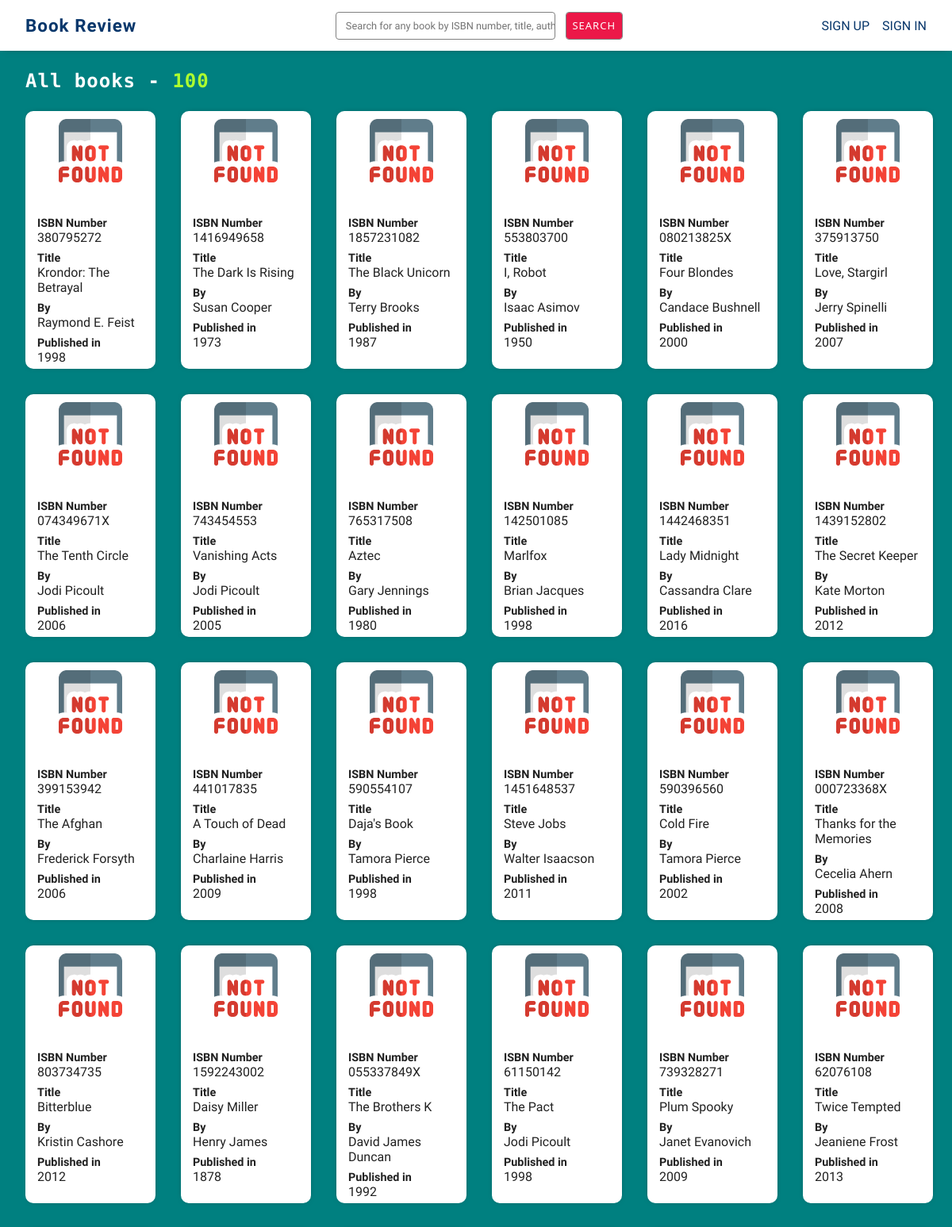
Screenshot of /all-books (upper part) with the database file from the repository.
### models.py (models this page shows)
class Books(db.Model):
  __tablename__ = "books"
  id = db.Column(db.Integer(), primary_key=True)
  isbn_number = db.Column(db.Integer(), nullable=False, unique=True)
  title = db.Column(db.String(length=100), nullable=False)
  author = db.Column(db.String(length=50), nullable=False)
  year = db.Column(db.Integer(), nullable=False)

### application.py (the view)
@app.route("/all-books")
def all_books():
  books = Books.query.limit(100).all()
  return render_template("books.html", books=books)

### Templates/books.html (shortened to what this page needs)
{% extends "layout.html" %}
{% block head %}
{{ super() }}
<link rel="stylesheet" href="{{ url_for('static', filename='css/books.css') }}">
{% endblock %}
{% block body %}
<div class="container">
  <h4>All books - <span>{{ "{:,}".format(books|count) }}</span></h4>
  <div class="book-container">
    {% if books|count > 0 %}
    {% for book in books %}
    <div loading="lazy" class="book-details">
      <div class="img">
        <img src="{{ url_for('static', filename='Images/not-found.png') }}" alt="book">
      </div>
      <div class="book-info">
        <div class="book-info-div">
          <h4>ISBN Number</h4>
          <p>{{ book.isbn_number }}</p>
        </div>
        <div class="book-info-div">
          <h4>Title</h4>
          <p>{{ book.title }}</p>
        </div>
        <div class="book-info-div">
          <h4>By</h4>
          <p>{{ book.author }}</p>
        </div>
        <div class="book-info-div">
          <h4>Published in</h4>
          <p>{{ book.year }}</p>
        </div>
      </div>
    </div>
    {% endfor %}
    {% else %}
    <a href="{{ url_for('all_books') }}" id="else">View all books</a>
    {% endif %}
  </div>
</div>
{% endblock %}

### Templates/layout.html (shortened to what this page needs)
<!DOCTYPE html>
<html lang="en">
<head>
  {% block head %}
  <link rel="stylesheet" href="{{ url_for('static', filename='css/layout.css') }}">
  {% endblock %}
</head>
<body>
  <header>
    <div id="logo">
      <a href="{{ url_for('index') }}">
        <h4>Book Review</h4>
      </a>
    </div>
    <div class="nav">
      <form action="{{ url_for('search') }}" method="post">
        <input type="text" name="search" required spellcheck="false"
          placeholder="Search for any book by ISBN number, title, author">
        <button type="submit">Search</button>
      </form>
    </div>
    <div class="user">
      {% if current_user.is_authenticated %}
      <p>Welcome, <b>{{ current_user.username }}</b></p>
      {% else %}
      <a href="{{ url_for('registration') }}">Sign Up</a>
      <a href="{{ url_for('login') }}">Sign In</a>
      {% endif %}
    </div>
  </header>
  {% block body %}{% endblock %}
</body>
</html>

### Static/css/layout.css (style rules this page uses)
* { box-sizing: border-box; margin: 0; padding: 0; }
:root { --logo-font: "Italiana", serif; --heading-font: "Encode Sans Expanded", sans-serif, "Inder", sans-serif, "Italiana", serif, "Ledger", serif; --paragraph-heading: "Encode Sans Expanded", sans-serif, "Inder", sans-serif, "Italiana", serif; --special-font: "Inder", sans-serif, "Italiana", serif; --red: #ec1848; --logo-color: #08376b; }
a { text-decoration: none; color: unset; }
header { min-height: 4rem; max-height: 4rem; display: flex; justify-content: space-between; align-items: center; padding: 0 2rem; box-shadow: 0 0 10px -6px black; background-color: white; position: fixed; top: 0; min-width: 100vw; z-index: 10; }
.nav { min-width: 30vw; max-width: 40vw; }
.nav form { display: flex; gap: 15px; }
.nav form input { width: 100%; padding: 8px 0; border-radius: 3px; border: none; text-indent: 12px; outline: 1px solid grey; font-size: 0.9rem; font-family: "Dancing Script", cursive; font-family: "Varela Round", sans-serif; }
.nav form input::placeholder { text-indent: 12px; font-size: 0.8rem; }
.nav form button { padding: 0 0.6em; border-radius: 3px; border: none; outline: 1px solid grey; background-color: var(--red); color: white; font-family: system-ui; letter-spacing: 1px; text-transform: uppercase; font-size: 13px; cursor: pointer; }
#logo { font-family: var(--logo-font); font-size: 1.4rem; letter-spacing: 1px; color: var(--logo-color); }
.user { display: flex; gap: 1rem; }
.user a { color: var(--logo-color); text-transform: uppercase; font-family: var(--special-font); }

### Static/css/books.css (style rules this page uses)
body { background-color: teal; }
.container { background-color: teal; margin-top: 4rem; padding: 1.5rem 0.5rem 0.5rem 2rem; color: white; }
.container > h4 { font-family: var(--heading-font); font-size: 1.5rem; letter-spacing: 1px; }
.container > h4 > span { color: greenyellow; }
.book-container { max-height: 83vh; overflow: auto; display: grid; grid-template-columns: repeat(6, 1fr); gap: 2rem; margin-top: 0.5rem; padding: 1rem 1rem 1rem 0; }
.book-details { background-color: white; border-radius: 10px; cursor: pointer; box-shadow: 0 0 10px -6px black; overflow: hidden; }
.img { width: 100%; min-height: 8rem; overflow: hidden; text-align: center; padding: 10px; }
.img img { width: 5rem; height: inherit; max-height: 10rem; }
.book-info { color: #212121; padding: 5px 15px; font-family: "Dancing Script", cursive; font-family: "Varela Round", sans-serif; display: flex; flex-direction: column; gap: 8px; }
.book-info-div > h4 { font-size: 0.9rem; font-weight: bold; }

### rows the page displays
Books: isbn_number "380795272", title "Krondor: The Betrayal", author "Raymond E. Feist", year "1998"
Books: isbn_number "1416949658", title "The Dark Is Rising", author "Susan Cooper", year "1973"
Books: isbn_number "1857231082", title "The Black Unicorn", author "Terry Brooks", year "1987"
Books: isbn_number "553803700", title "I, Robot", author "Isaac Asimov", year "1950"
Books: isbn_number "080213825X", title "Four Blondes", author "Candace Bushnell", year "2000"
Books: isbn_number "375913750", title "Love, Stargirl", author "Jerry Spinelli", year "2007"
Books: isbn_number "074349671X", title "The Tenth Circle", author "Jodi Picoult", year "2006"
Books: isbn_number "743454553", title "Vanishing Acts", author "Jodi Picoult", year "2005"
Books: isbn_number "765317508", title "Aztec", author "Gary Jennings", year "1980"
Books: isbn_number "142501085", title "Marlfox", author "Brian Jacques", year "1998"
Books: isbn_number "1442468351", title "Lady Midnight", author "Cassandra Clare", year "2016"
Books: isbn_number "1439152802", title "The Secret Keeper", author "Kate Morton", year "2012"
Books: isbn_number "399153942", title "The Afghan", author "Frederick Forsyth", year "2006"
Books: isbn_number "441017835", title "A Touch of Dead", author "Charlaine Harris", year "2009"
Books: isbn_number "590554107", title "Daja's Book", author "Tamora Pierce", year "1998"
Books: isbn_number "1451648537", title "Steve Jobs", author "Walter Isaacson", year "2011"
Books: isbn_number "590396560", title "Cold Fire", author "Tamora Pierce", year "2002"
Books: isbn_number "000723368X", title "Thanks for the Memories", author "Cecelia Ahern", year "2008"
Books: isbn_number "803734735", title "Bitterblue", author "Kristin Cashore", year "2012"
Books: isbn_number "1592243002", title "Daisy Miller", author "Henry James", year "1878"
Books: isbn_number "055337849X", title "The Brothers K", author "David James Duncan", year "1992"
Books: isbn_number "61150142", title "The Pact", author "Jodi Picoult", year "1998"
Books: isbn_number "739328271", title "Plum Spooky", author "Janet Evanovich", year "2009"
Books: isbn_number "62076108", title "Twice Tempted", author "Jeaniene Frost", year "2013"

### other values shown
{{ "{:,}".format(books|count) }} "100"
